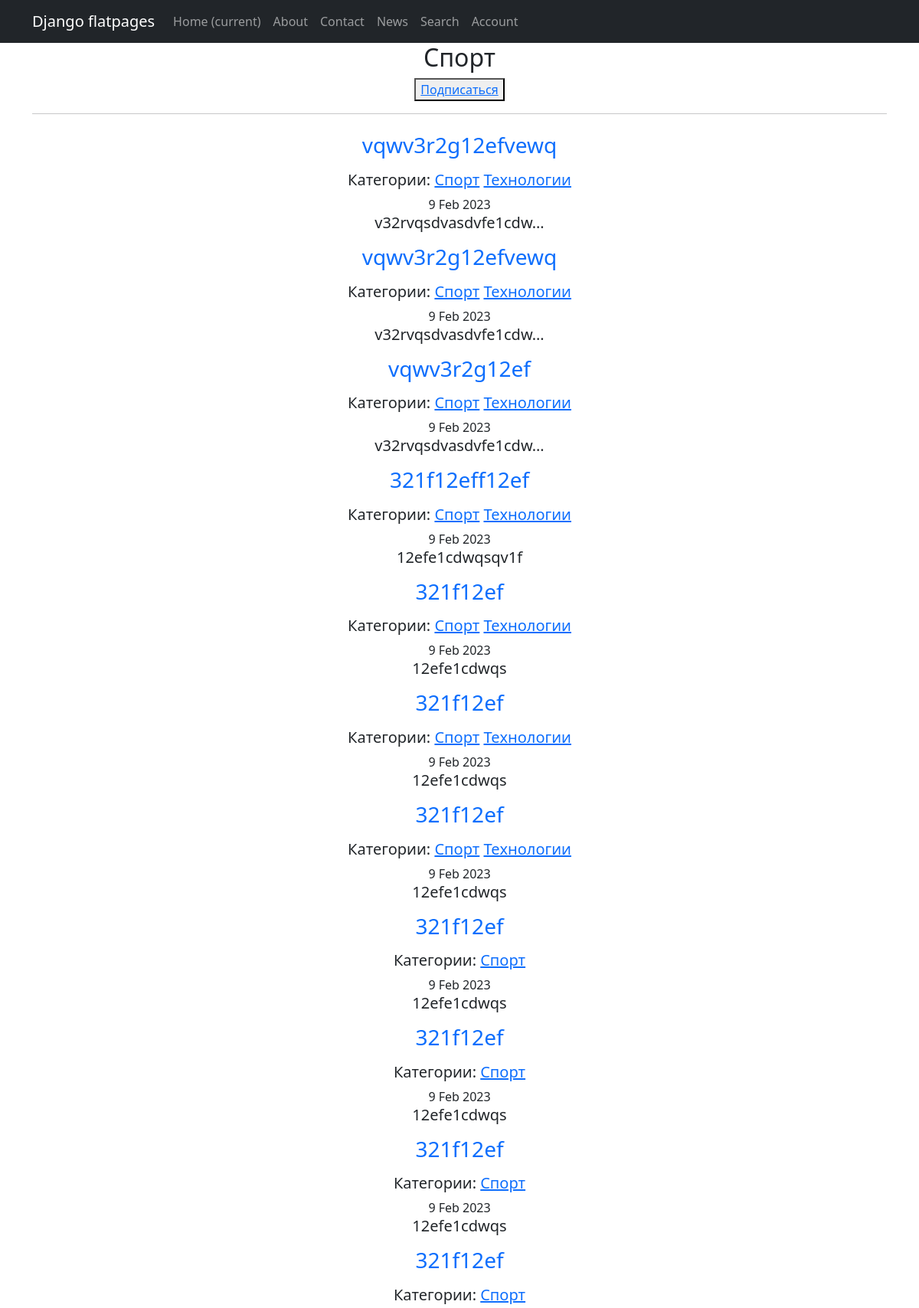
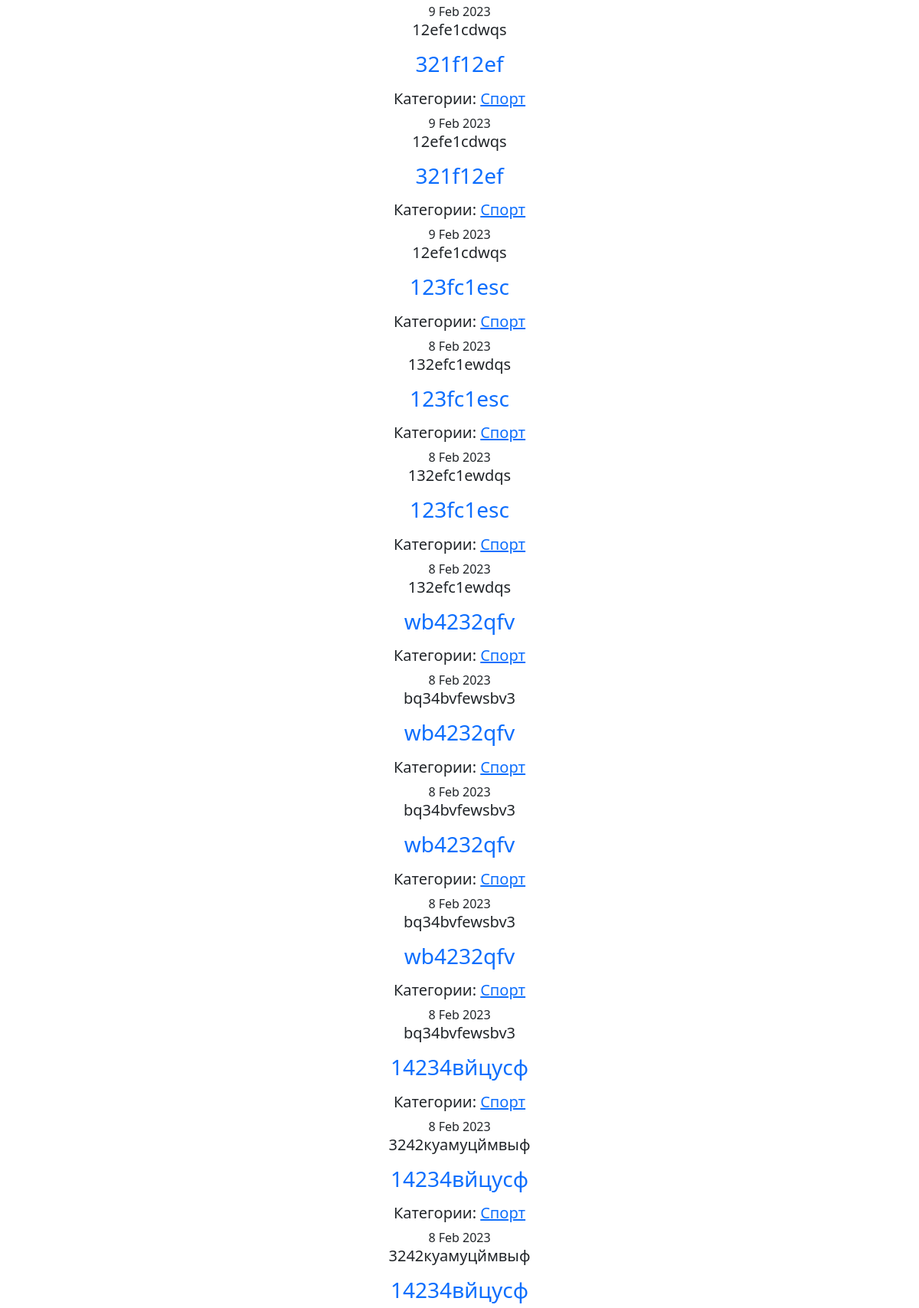
The app's page /categories/2 (upper part) with its own data (2 pictures, top to bottom).
### news/models.py (models this page shows, shortened)
class Category(models.Model):
    name = models.CharField(max_length=127, unique=True)
    subscribers = models.ManyToManyField(User, blank=True, null=True, related_name='categories')
    def __str__(self):
        return f'{self.name}'

class Post(models.Model):
    author = models.ForeignKey(Author, on_delete=models.CASCADE)
    type = models.CharField(max_length=10, choices=TYPES, default='article')
    time_in = models.DateTimeField(auto_now_add=True)
    category = models.ManyToManyField(Category, through='PostCategory')
    title = models.CharField(max_length=255)
    text = models.TextField()
    rating = models.IntegerField(default=0)

### news/views.py (the view)
# urls.py: path('categories/<int:pk>', CategoryList.as_view(), name='category_list'),
class CategoryList(ListView):
    model = Post
    template_name = 'category.html'
    ordering = '-time_in'
    context_object_name = 'categories'
    def get_queryset(self):
        self.category = get_object_or_404(Category, id=self.kwargs['pk'])
        queryset = Post.objects.filter(category=self.category).order_by('-time_in')
        return queryset
    def get_context_data(self, **kwargs):
        context = super().get_context_data(**kwargs)
        context['is_not_subscriber'] = self.request.user not in self.category.subscribers.all()
        context['category'] = self.category
        return context

### news/templatetags/custom_filters.py (called while the page is built)
@register.filter()
def censor(text):
    non_cens = ['редиска', 'овечкин', 'новость', 'это', 'что', 'год']
    try:
        if not isinstance(text, str):
            raise CensorException('Error')
        for word in non_cens:
            text = re.sub(word, word[0] + '*' * (len(word) - 1), text)
            title_word = word.title()
            text = re.sub(title_word, title_word[0] + '*' * (len(word) - 1), text)
        return text
    except CensorException as e:
        print(e)

### templates/category.html (shortened to what this page needs)
{% extends 'flatpages/default.html' %}
{% load custom_filters %}
{% block content %}
    <h2>{{category}}</h2>
    {% if is_not_subscriber %}
        <button><a href="{% url 'subscribe' category.id %}">Подписаться</a></button>
    {% endif %}
    <hr>
    {% if categories %}
        {% for new in categories %}
            <a class="nav-link" href="/news/{{new.id}}"><h3>{{ new.title|censor }}</h3></a>
            {% if new.category.all %}
                <h5>Категории:
                    {% for category in new.category.all %}
                        <a href="{% url 'category_list' category.id %}">{{category}}</a>
                    {% endfor %}
                </h5>
            {% endif %}
            <time>{{ new.time_in|date:'j M Y' }}</time>
            <h5>{{ new.text|censor|truncatechars:20 }}</h5>
        {% endfor %}
    {% else %}
        <h4>Новостей нет!</h4>
    {% endif %}
{% endblock%}

### records on screen
Category: name "Спорт"
Post: title|censor "vqwv3r2g12efvewq", time_in "9 Feb 2023", text|censor "v32rvqsdvasdvfe1cdw…"
Category: name "Технологии"
Post: title|censor "vqwv3r2g12efvewq", time_in "9 Feb 2023", text|censor "v32rvqsdvasdvfe1cdw…"
Post: title|censor "vqwv3r2g12ef", time_in "9 Feb 2023", text|censor "v32rvqsdvasdvfe1cdw…"
Post: title|censor "321f12eff12ef", time_in "9 Feb 2023", text|censor "12efe1cdwqsqv1f"
Post: title|censor "321f12ef", time_in "9 Feb 2023", text|censor "12efe1cdwqs"
Post: title|censor "321f12ef", time_in "9 Feb 2023", text|censor "12efe1cdwqs"
Post: title|censor "321f12ef", time_in "9 Feb 2023", text|censor "12efe1cdwqs"
Post: title|censor "321f12ef", time_in "9 Feb 2023", text|censor "12efe1cdwqs"
Post: title|censor "321f12ef", time_in "9 Feb 2023", text|censor "12efe1cdwqs"
Post: title|censor "321f12ef", time_in "9 Feb 2023", text|censor "12efe1cdwqs"
Post: title|censor "321f12ef", time_in "9 Feb 2023", text|censor "12efe1cdwqs"
Post: title|censor "321f12ef", time_in "9 Feb 2023", text|censor "12efe1cdwqs"
Post: title|censor "321f12ef", time_in "9 Feb 2023", text|censor "12efe1cdwqs"
Post: title|censor "123fc1esc", time_in "8 Feb 2023", text|censor "132efc1ewdqs"
Post: title|censor "123fc1esc", time_in "8 Feb 2023", text|censor "132efc1ewdqs"
Post: title|censor "123fc1esc", time_in "8 Feb 2023", text|censor "132efc1ewdqs"
Post: title|censor "wb4232qfv", time_in "8 Feb 2023", text|censor "bq34bvfewsbv3"
Post: title|censor "wb4232qfv", time_in "8 Feb 2023", text|censor "bq34bvfewsbv3"
Post: title|censor "wb4232qfv", time_in "8 Feb 2023", text|censor "bq34bvfewsbv3"
Post: title|censor "wb4232qfv", time_in "8 Feb 2023", text|censor "bq34bvfewsbv3"
Post: title|censor "14234вйцусф", time_in "8 Feb 2023", text|censor "3242куамуцймвыф"
Post: title|censor "14234вйцусф", time_in "8 Feb 2023", text|censor "3242куамуцймвыф"
Post: title|censor "14234вйцусф"
